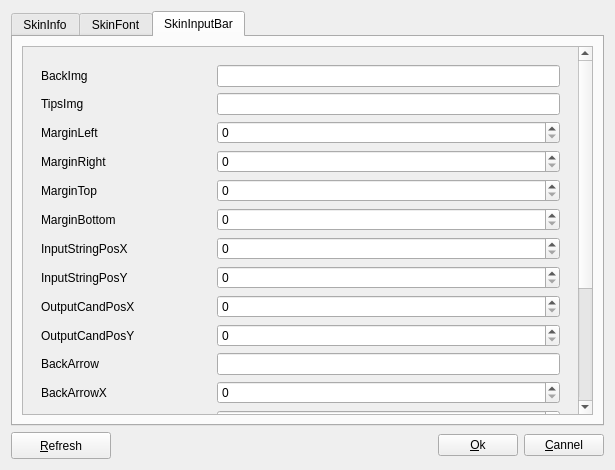
<?xml version="1.0" encoding="UTF-8"?>
<ui version="4.0">
 <class>EditingSkinDialog</class>
 <widget class="QDialog" name="EditingSkinDialog">
  <property name="geometry">
   <rect>
    <x>0</x>
    <y>0</y>
    <width>615</width>
    <height>470</height>
   </rect>
  </property>
  <property name="windowTitle">
   <string>Dialog</string>
  </property>
  <layout class="QGridLayout" name="gridLayout_2">
   <item row="0" column="0">
    <widget class="QTabWidget" name="EditingSkinTabWidget">
     <property name="enabled">
      <bool>true</bool>
     </property>
     <property name="minimumSize">
      <size>
       <width>480</width>
       <height>360</height>
      </size>
     </property>
     <property name="currentIndex">
      <number>2</number>
     </property>
     <property name="movable">
      <bool>false</bool>
     </property>
     <widget class="QWidget" name="skinInfo">
      <attribute name="title">
       <string>SkinInfo</string>
      </attribute>
      <layout class="QGridLayout" name="gridLayout_9">
       <item row="0" column="0">
        <layout class="QVBoxLayout" name="verticalLayout_5">
         <item>
          <layout class="QHBoxLayout" name="horizontalLayout_50">
           <item>
            <widget class="QLabel" name="labelSkinVersion">
             <property name="minimumSize">
              <size>
               <width>0</width>
               <height>0</height>
              </size>
             </property>
             <property name="text">
              <string>Version</string>
             </property>
            </widget>
           </item>
           <item>
            <widget class="QLineEdit" name="lineEditSkinVersion">
             <property name="text">
              <string/>
             </property>
            </widget>
           </item>
          </layout>
         </item>
         <item>
          <layout class="QHBoxLayout" name="horizontalLayout_51">
           <item>
            <widget class="QLabel" name="labelSkinAuthor">
             <property name="text">
              <string>Author</string>
             </property>
            </widget>
           </item>
           <item>
            <widget class="QLineEdit" name="lineEditSkinAuthor">
             <property name="text">
              <string/>
             </property>
            </widget>
           </item>
          </layout>
         </item>
        </layout>
       </item>
       <item row="1" column="0">
        <spacer name="verticalSpacer_5">
         <property name="orientation">
          <enum>Qt::Vertical</enum>
         </property>
         <property name="sizeHint" stdset="0">
          <size>
           <width>20</width>
           <height>288</height>
          </size>
         </property>
        </spacer>
       </item>
      </layout>
     </widget>
     <widget class="QWidget" name="skinFont">
      <attribute name="title">
       <string>SkinFont</string>
      </attribute>
      <layout class="QGridLayout" name="gridLayout_10">
       <item row="0" column="0">
        <layout class="QVBoxLayout" name="verticalLayout_6">
         <item>
          <layout class="QHBoxLayout" name="horizontalLayout_52">
           <item>
            <widget class="QLabel" name="labelIputFontSize">
             <property name="minimumSize">
              <size>
               <width>170</width>
               <height>0</height>
              </size>
             </property>
             <property name="maximumSize">
              <size>
               <width>170</width>
               <height>16777215</height>
              </size>
             </property>
             <property name="text">
              <string>FontSize</string>
             </property>
            </widget>
           </item>
           <item>
            <widget class="QSpinBox" name="spinBoxInputFontSize"/>
           </item>
          </layout>
         </item>
         <item>
          <layout class="QHBoxLayout" name="horizontalLayout_53">
           <item>
            <widget class="QLabel" name="labelCandFontSize">
             <property name="minimumSize">
              <size>
               <width>170</width>
               <height>0</height>
              </size>
             </property>
             <property name="maximumSize">
              <size>
               <width>170</width>
               <height>16777215</height>
              </size>
             </property>
             <property name="text">
              <string>CandFontSize</string>
             </property>
            </widget>
           </item>
           <item>
            <widget class="QSpinBox" name="spinBoxCandFontSize"/>
           </item>
          </layout>
         </item>
         <item>
          <layout class="QHBoxLayout" name="horizontalLayout_54">
           <item>
            <widget class="QLabel" name="labelInputColor">
             <property name="minimumSize">
              <size>
               <width>170</width>
               <height>0</height>
              </size>
             </property>
             <property name="maximumSize">
              <size>
               <width>170</width>
               <height>16777215</height>
              </size>
             </property>
             <property name="text">
              <string>InputColor</string>
             </property>
            </widget>
           </item>
           <item>
            <widget class="QPushButton" name="pushButtonInputColor">
             <property name="text">
              <string/>
             </property>
            </widget>
           </item>
          </layout>
         </item>
         <item>
          <layout class="QHBoxLayout" name="horizontalLayout_55">
           <item>
            <widget class="QLabel" name="labelCandIndexColor">
             <property name="minimumSize">
              <size>
               <width>170</width>
               <height>0</height>
              </size>
             </property>
             <property name="maximumSize">
              <size>
               <width>170</width>
               <height>16777215</height>
              </size>
             </property>
             <property name="text">
              <string>IndexColor</string>
             </property>
            </widget>
           </item>
           <item>
            <widget class="QPushButton" name="pushButtonIndexColor">
             <property name="text">
              <string/>
             </property>
            </widget>
           </item>
          </layout>
         </item>
         <item>
          <layout class="QHBoxLayout" name="horizontalLayout_56">
           <item>
            <widget class="QLabel" name="labelFirstCandColor">
             <property name="minimumSize">
              <size>
               <width>170</width>
               <height>0</height>
              </size>
             </property>
             <property name="maximumSize">
              <size>
               <width>170</width>
               <height>16777215</height>
              </size>
             </property>
             <property name="text">
              <string>FirstCandColor</string>
             </property>
            </widget>
           </item>
           <item>
            <widget class="QPushButton" name="pushButtonFirstCandColor">
             <property name="text">
              <string/>
             </property>
            </widget>
           </item>
          </layout>
         </item>
         <item>
          <layout class="QHBoxLayout" name="horizontalLayout_57">
           <item>
            <widget class="QLabel" name="labelOtherCandColor">
             <property name="minimumSize">
              <size>
               <width>170</width>
               <height>0</height>
              </size>
             </property>
             <property name="maximumSize">
              <size>
               <width>170</width>
               <height>16777215</height>
              </size>
             </property>
             <property name="text">
              <string>OtherColor</string>
             </property>
            </widget>
           </item>
           <item>
            <widget class="QPushButton" name="pushButtonOtherCandColor">
             <property name="text">
              <string/>
             </property>
            </widget>
           </item>
          </layout>
         </item>
        </layout>
       </item>
       <item row="1" column="0">
        <spacer name="verticalSpacer_6">
         <property name="orientation">
          <enum>Qt::Vertical</enum>
         </property>
         <property name="sizeHint" stdset="0">
          <size>
           <width>20</width>
           <height>148</height>
          </size>
         </property>
        </spacer>
       </item>
      </layout>
     </widget>
     <widget class="QWidget" name="skinInputSetting">
      <attribute name="title">
       <string>SkinInputBar</string>
      </attribute>
      <layout class="QGridLayout" name="gridLayout">
       <item row="0" column="0">
        <widget class="QScrollArea" name="scrollArea">
         <property name="widgetResizable">
          <bool>true</bool>
         </property>
         <widget class="QWidget" name="scrollAreaWidgetContents">
          <property name="geometry">
           <rect>
            <x>0</x>
            <y>0</y>
            <width>557</width>
            <height>660</height>
           </rect>
          </property>
          <layout class="QGridLayout" name="gridLayout_3">
           <item row="0" column="0">
            <widget class="QWidget" name="widget" native="true">
             <layout class="QGridLayout" name="gridLayout_4">
              <item row="0" column="0">
               <layout class="QHBoxLayout" name="horizontalLayout">
                <item>
                 <widget class="QLabel" name="label_iBackImg">
                  <property name="minimumSize">
                   <size>
                    <width>170</width>
                    <height>0</height>
                   </size>
                  </property>
                  <property name="maximumSize">
                   <size>
                    <width>170</width>
                    <height>16777215</height>
                   </size>
                  </property>
                  <property name="text">
                   <string>BackImg</string>
                  </property>
                 </widget>
                </item>
                <item>
                 <widget class="QLineEdit" name="lineEdit_iBackImg"/>
                </item>
               </layout>
              </item>
              <item row="1" column="0">
               <layout class="QHBoxLayout" name="horizontalLayout_2">
                <item>
                 <widget class="QLabel" name="labe_iTipsImg">
                  <property name="minimumSize">
                   <size>
                    <width>170</width>
                    <height>0</height>
                   </size>
                  </property>
                  <property name="maximumSize">
                   <size>
                    <width>170</width>
                    <height>16777215</height>
                   </size>
                  </property>
                  <property name="text">
                   <string>TipsImg</string>
                  </property>
                 </widget>
                </item>
                <item>
                 <widget class="QLineEdit" name="lineEdit_iTipsImg"/>
                </item>
               </layout>
              </item>
              <item row="2" column="0">
               <layout class="QHBoxLayout" name="horizontalLayout_3">
                <item>
                 <widget class="QLabel" name="label_iLeftMargin">
                  <property name="minimumSize">
                   <size>
                    <width>170</width>
                    <height>0</height>
                   </size>
                  </property>
                  <property name="maximumSize">
                   <size>
                    <width>170</width>
                    <height>16777215</height>
                   </size>
                  </property>
                  <property name="text">
                   <string>MarginLeft</string>
                  </property>
                 </widget>
                </item>
                <item>
                 <widget class="QSpinBox" name="spinBox_iLeftMargin"/>
                </item>
               </layout>
              </item>
              <item row="3" column="0">
               <layout class="QHBoxLayout" name="horizontalLayout_4">
                <item>
                 <widget class="QLabel" name="label_iRightMargin">
                  <property name="minimumSize">
                   <size>
                    <width>170</width>
                    <height>0</height>
                   </size>
                  </property>
                  <property name="maximumSize">
                   <size>
                    <width>170</width>
                    <height>16777215</height>
                   </size>
                  </property>
                  <property name="text">
                   <string>MarginRight</string>
                  </property>
                 </widget>
                </item>
                <item>
                 <widget class="QSpinBox" name="spinBox_iRightMargin"/>
                </item>
               </layout>
              </item>
              <item row="4" column="0">
               <layout class="QHBoxLayout" name="horizontalLayout_5">
                <item>
                 <widget class="QLabel" name="label_iTopMargin">
                  <property name="minimumSize">
                   <size>
                    <width>170</width>
                    <height>0</height>
                   </size>
                  </property>
                  <property name="maximumSize">
                   <size>
                    <width>170</width>
                    <height>16777215</height>
                   </size>
                  </property>
                  <property name="text">
                   <string>MarginTop</string>
                  </property>
                 </widget>
                </item>
                <item>
                 <widget class="QSpinBox" name="spinBox_iTopMargin"/>
                </item>
               </layout>
              </item>
              <item row="5" column="0">
               <layout class="QHBoxLayout" name="horizontalLayout_6">
                <item>
                 <widget class="QLabel" name="label_iBottomMargin">
                  <property name="minimumSize">
                   <size>
                    <width>170</width>
                    <height>0</height>
                   </size>
                  </property>
                  <property name="maximumSize">
                   <size>
                    <width>170</width>
                    <height>16777215</height>
                   </size>
                  </property>
                  <property name="text">
                   <string>MarginBottom</string>
                  </property>
                 </widget>
                </item>
                <item>
                 <widget class="QSpinBox" name="spinBox_iBottomMargin"/>
                </item>
               </layout>
              </item>
              <item row="6" column="0">
               <layout class="QHBoxLayout" name="horizontalLayout_9">
                <item>
                 <widget class="QLabel" name="label_iInputStringPosX">
                  <property name="minimumSize">
                   <size>
                    <width>170</width>
                    <height>0</height>
                   </size>
                  </property>
                  <property name="maximumSize">
                   <size>
                    <width>170</width>
                    <height>16777215</height>
                   </size>
                  </property>
                  <property name="text">
                   <string>InputStringPosX</string>
                  </property>
                 </widget>
                </item>
                <item>
                 <widget class="QSpinBox" name="spinBox_iInputStringPosX"/>
                </item>
               </layout>
              </item>
              <item row="7" column="0">
               <layout class="QHBoxLayout" name="horizontalLayout_10">
                <item>
                 <widget class="QLabel" name="label_iInputStringPosY">
                  <property name="minimumSize">
                   <size>
                    <width>170</width>
                    <height>0</height>
                   </size>
                  </property>
                  <property name="maximumSize">
                   <size>
                    <width>170</width>
                    <height>16777215</height>
                   </size>
                  </property>
                  <property name="text">
                   <string>InputStringPosY</string>
                  </property>
                 </widget>
                </item>
                <item>
                 <widget class="QSpinBox" name="spinBox_iInputStringPosY"/>
                </item>
               </layout>
              </item>
              <item row="8" column="0">
               <layout class="QHBoxLayout" name="horizontalLayout_11">
                <item>
                 <widget class="QLabel" name="label_iOutputCandPosX">
                  <property name="minimumSize">
                   <size>
                    <width>170</width>
                    <height>0</height>
                   </size>
                  </property>
                  <property name="maximumSize">
                   <size>
                    <width>170</width>
                    <height>16777215</height>
                   </size>
                  </property>
                  <property name="text">
                   <string>OutputCandPosX</string>
                  </property>
                 </widget>
                </item>
                <item>
                 <widget class="QSpinBox" name="spinBox_iOutputCandPosX"/>
                </item>
               </layout>
              </item>
              <item row="9" column="0">
               <layout class="QHBoxLayout" name="horizontalLayout_12">
                <item>
                 <widget class="QLabel" name="label_iOutputCandPosY">
                  <property name="minimumSize">
                   <size>
                    <width>170</width>
                    <height>0</height>
                   </size>
                  </property>
                  <property name="maximumSize">
                   <size>
                    <width>170</width>
                    <height>16777215</height>
                   </size>
                  </property>
                  <property name="text">
                   <string>OutputCandPosY</string>
                  </property>
                 </widget>
                </item>
                <item>
                 <widget class="QSpinBox" name="spinBox_iOutputCandPosY"/>
                </item>
               </layout>
              </item>
              <item row="10" column="0">
               <layout class="QHBoxLayout" name="horizontalLayout_16">
                <item>
                 <widget class="QLabel" name="label_iBackArrow">
                  <property name="minimumSize">
                   <size>
                    <width>170</width>
                    <height>0</height>
                   </size>
                  </property>
                  <property name="maximumSize">
                   <size>
                    <width>170</width>
                    <height>16777215</height>
                   </size>
                  </property>
                  <property name="text">
                   <string>BackArrow</string>
                  </property>
                 </widget>
                </item>
                <item>
                 <widget class="QLineEdit" name="lineEdit_iBackArrow"/>
                </item>
               </layout>
              </item>
              <item row="11" column="0">
               <layout class="QHBoxLayout" name="horizontalLayout_17">
                <item>
                 <widget class="QLabel" name="label_iBackArrowX">
                  <property name="minimumSize">
                   <size>
                    <width>170</width>
                    <height>0</height>
                   </size>
                  </property>
                  <property name="maximumSize">
                   <size>
                    <width>170</width>
                    <height>16777215</height>
                   </size>
                  </property>
                  <property name="text">
                   <string>BackArrowX</string>
                  </property>
                 </widget>
                </item>
                <item>
                 <widget class="QSpinBox" name="spinBox_iBackArrowX"/>
                </item>
               </layout>
              </item>
              <item row="12" column="0">
               <layout class="QHBoxLayout" name="horizontalLayout_18">
                <item>
                 <widget class="QLabel" name="label_iBackArrowY">
                  <property name="minimumSize">
                   <size>
                    <width>170</width>
                    <height>0</height>
                   </size>
                  </property>
                  <property name="maximumSize">
                   <size>
                    <width>170</width>
                    <height>16777215</height>
                   </size>
                  </property>
                  <property name="text">
                   <string>BackArrowY</string>
                  </property>
                 </widget>
                </item>
                <item>
                 <widget class="QSpinBox" name="spinBox_iBackArrowY"/>
                </item>
               </layout>
              </item>
              <item row="13" column="0">
               <layout class="QHBoxLayout" name="horizontalLayout_21">
                <item>
                 <widget class="QLabel" name="label_iForwardArrow">
                  <property name="minimumSize">
                   <size>
                    <width>170</width>
                    <height>0</height>
                   </size>
                  </property>
                  <property name="maximumSize">
                   <size>
                    <width>170</width>
                    <height>16777215</height>
                   </size>
                  </property>
                  <property name="text">
                   <string>ForwardArrow</string>
                  </property>
                 </widget>
                </item>
                <item>
                 <widget class="QLineEdit" name="lineEdit_iForwardArrow"/>
                </item>
               </layout>
              </item>
              <item row="14" column="0">
               <layout class="QHBoxLayout" name="horizontalLayout_19">
                <item>
                 <widget class="QLabel" name="label_iForwardArrowX">
                  <property name="minimumSize">
                   <size>
                    <width>170</width>
                    <height>0</height>
                   </size>
                  </property>
                  <property name="maximumSize">
                   <size>
                    <width>170</width>
                    <height>16777215</height>
                   </size>
                  </property>
                  <property name="text">
                   <string>ForwardArrowX</string>
                  </property>
                 </widget>
                </item>
                <item>
                 <widget class="QSpinBox" name="spinBox_iForwardArrowX"/>
                </item>
               </layout>
              </item>
              <item row="15" column="0">
               <layout class="QHBoxLayout" name="horizontalLayout_20">
                <item>
                 <widget class="QLabel" name="label_iForwardArrowY">
                  <property name="minimumSize">
                   <size>
                    <width>170</width>
                    <height>0</height>
                   </size>
                  </property>
                  <property name="maximumSize">
                   <size>
                    <width>170</width>
                    <height>16777215</height>
                   </size>
                  </property>
                  <property name="text">
                   <string>ForwardArrowY</string>
                  </property>
                 </widget>
                </item>
                <item>
                 <widget class="QSpinBox" name="spinBox_iForwardArrowY"/>
                </item>
               </layout>
              </item>
              <item row="16" column="0">
               <layout class="QHBoxLayout" name="horizontalLayout_30">
                <item>
                 <widget class="QLabel" name="label_iAdjustWidth">
                  <property name="minimumSize">
                   <size>
                    <width>170</width>
                    <height>0</height>
                   </size>
                  </property>
                  <property name="maximumSize">
                   <size>
                    <width>170</width>
                    <height>16777215</height>
                   </size>
                  </property>
                  <property name="text">
                   <string>AdjustWidth</string>
                  </property>
                 </widget>
                </item>
                <item>
                 <widget class="QSpinBox" name="spinBox_iAdjustWidth">
                  <property name="minimum">
                   <number>-99</number>
                  </property>
                 </widget>
                </item>
               </layout>
              </item>
              <item row="17" column="0">
               <layout class="QHBoxLayout" name="horizontalLayout_31">
                <item>
                 <widget class="QLabel" name="label_iAdjustHeight">
                  <property name="minimumSize">
                   <size>
                    <width>170</width>
                    <height>0</height>
                   </size>
                  </property>
                  <property name="maximumSize">
                   <size>
                    <width>170</width>
                    <height>16777215</height>
                   </size>
                  </property>
                  <property name="text">
                   <string>AdjustHeight</string>
                  </property>
                 </widget>
                </item>
                <item>
                 <widget class="QSpinBox" name="spinBox_iAdjustHeight">
                  <property name="minimum">
                   <number>-99</number>
                  </property>
                 </widget>
                </item>
               </layout>
              </item>
             </layout>
             <zorder></zorder>
             <zorder></zorder>
             <zorder></zorder>
             <zorder></zorder>
             <zorder></zorder>
             <zorder></zorder>
            </widget>
           </item>
          </layout>
         </widget>
        </widget>
       </item>
      </layout>
     </widget>
    </widget>
   </item>
   <item row="1" column="0">
    <layout class="QHBoxLayout" name="horizontalLayout_8">
     <item>
      <widget class="QPushButton" name="pushButton_refresh">
       <property name="minimumSize">
        <size>
         <width>100</width>
         <height>27</height>
        </size>
       </property>
       <property name="maximumSize">
        <size>
         <width>100</width>
         <height>27</height>
        </size>
       </property>
       <property name="text">
        <string>&amp;Refresh</string>
       </property>
      </widget>
     </item>
     <item>
      <spacer name="horizontalSpacer">
       <property name="orientation">
        <enum>Qt::Horizontal</enum>
       </property>
       <property name="sizeHint" stdset="0">
        <size>
         <width>178</width>
         <height>20</height>
        </size>
       </property>
      </spacer>
     </item>
     <item>
      <layout class="QHBoxLayout" name="horizontalLayout_7">
       <item>
        <widget class="QPushButton" name="pushButton_ok">
         <property name="maximumSize">
          <size>
           <width>100</width>
           <height>16777215</height>
          </size>
         </property>
         <property name="text">
          <string>&amp;Ok</string>
         </property>
        </widget>
       </item>
       <item>
        <widget class="QPushButton" name="pushButton_cannel">
         <property name="maximumSize">
          <size>
           <width>100</width>
           <height>16777215</height>
          </size>
         </property>
         <property name="sizeIncrement">
          <size>
           <width>0</width>
           <height>0</height>
          </size>
         </property>
         <property name="text">
          <string>&amp;Cannel</string>
         </property>
        </widget>
       </item>
      </layout>
     </item>
    </layout>
   </item>
  </layout>
 </widget>
 <resources/>
 <connections/>
</ui>
